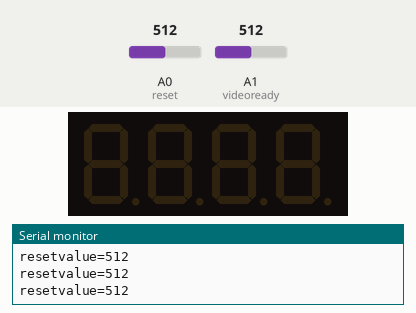
Simulated run of this sketch. Board: Arduino Uno, built with avr-gcc and run on an emulated ATmega328P. Shown: 4-digit seven-segment display, the last lines printed to the serial monitor. The test bench sets the inputs (shaded band); at power-on: A0 (reset) = 512, A1 (videoready) = 512.

Above: at 4.2 s.
4.3 s: A0 (reset) set to 8
7.3 s: A0 (reset) set to 11
8.8 s: A0 (reset) set to 95
11.8 s: A0 (reset) set to 107
At 12.0 s:
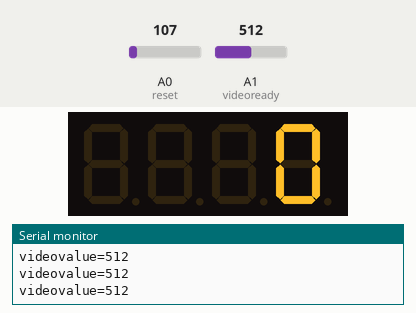
At 12.63 s:
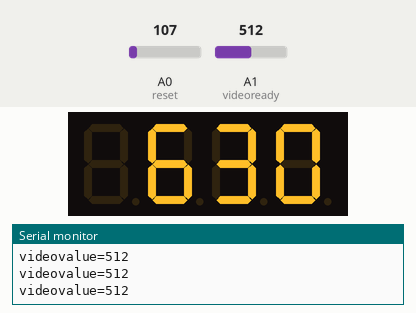
Timing chart, 0 to 14.3 s (numbered marks = the images above; inputs shaded):
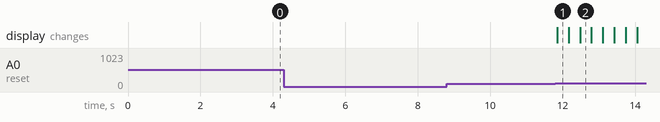

Measured:
- after the input at 11.8 s, the display: changes after 0.05 s (image 1)

The sketch:

stopwatch.ino
```cpp
// (licence header left out)
#include "TM1637.h"
#define CLK 2//pins definitions for TM1637 and can be changed to other ports
#define DIO 3
TM1637 tm1637(CLK,DIO);

int reset = A0;
int videoready = A1;

void setup()
{
  tm1637.init();
  tm1637.set(BRIGHTEST);//BRIGHT_TYPICAL = 2,BRIGHT_DARKEST = 0,BRIGHTEST = 7;
  tm1637.clearDisplay();
  tm1637.point(false);

  Serial.begin(9600);
  pinMode(reset, INPUT_PULLUP); // Can't declare pins as pull-down on atmega328p
  pinMode(videoready, INPUT); // Can't set these as pull-ups as on the other side, BBB GPIO pins are not 5V tolerant
}

void loop() {

  int resetvalue, videovalue, start_time, elapsed;

  while (true) {

    resetvalue=1024;

    // Waiting for the Beaglebone Black to be resetted (reset taken low)
    while (resetvalue>100) {
      resetvalue = analogRead(reset);
      Serial.print("resetvalue=");
      Serial.println(resetvalue);
    }

    // Waiting reset to be released
    while (resetvalue<100) {
      resetvalue = analogRead(reset);
      Serial.print("resetvalue=");
      Serial.println(resetvalue);
    }

    start_time=millis();
    videovalue=0;

    while (videovalue<700) {
      elapsed = millis() - start_time;
      if (elapsed > 9999) {
        tm1637.point(true);
        tm1637.displayNum(((float) elapsed)/100, 1, false);
      }
      else
        tm1637.displayNum((float) elapsed, 0, false);
      videovalue = analogRead(videoready);
      Serial.print("videovalue=");
      Serial.println(videovalue);
      delay(10); // Sufficient delay is needed to write to the 7-segment matrix

      // Check a possible reset, meaning we should start over
      resetvalue = analogRead(reset);
      if (resetvalue<100 && elapsed>1000) {
         break;
      }
    }
  }
}
```
